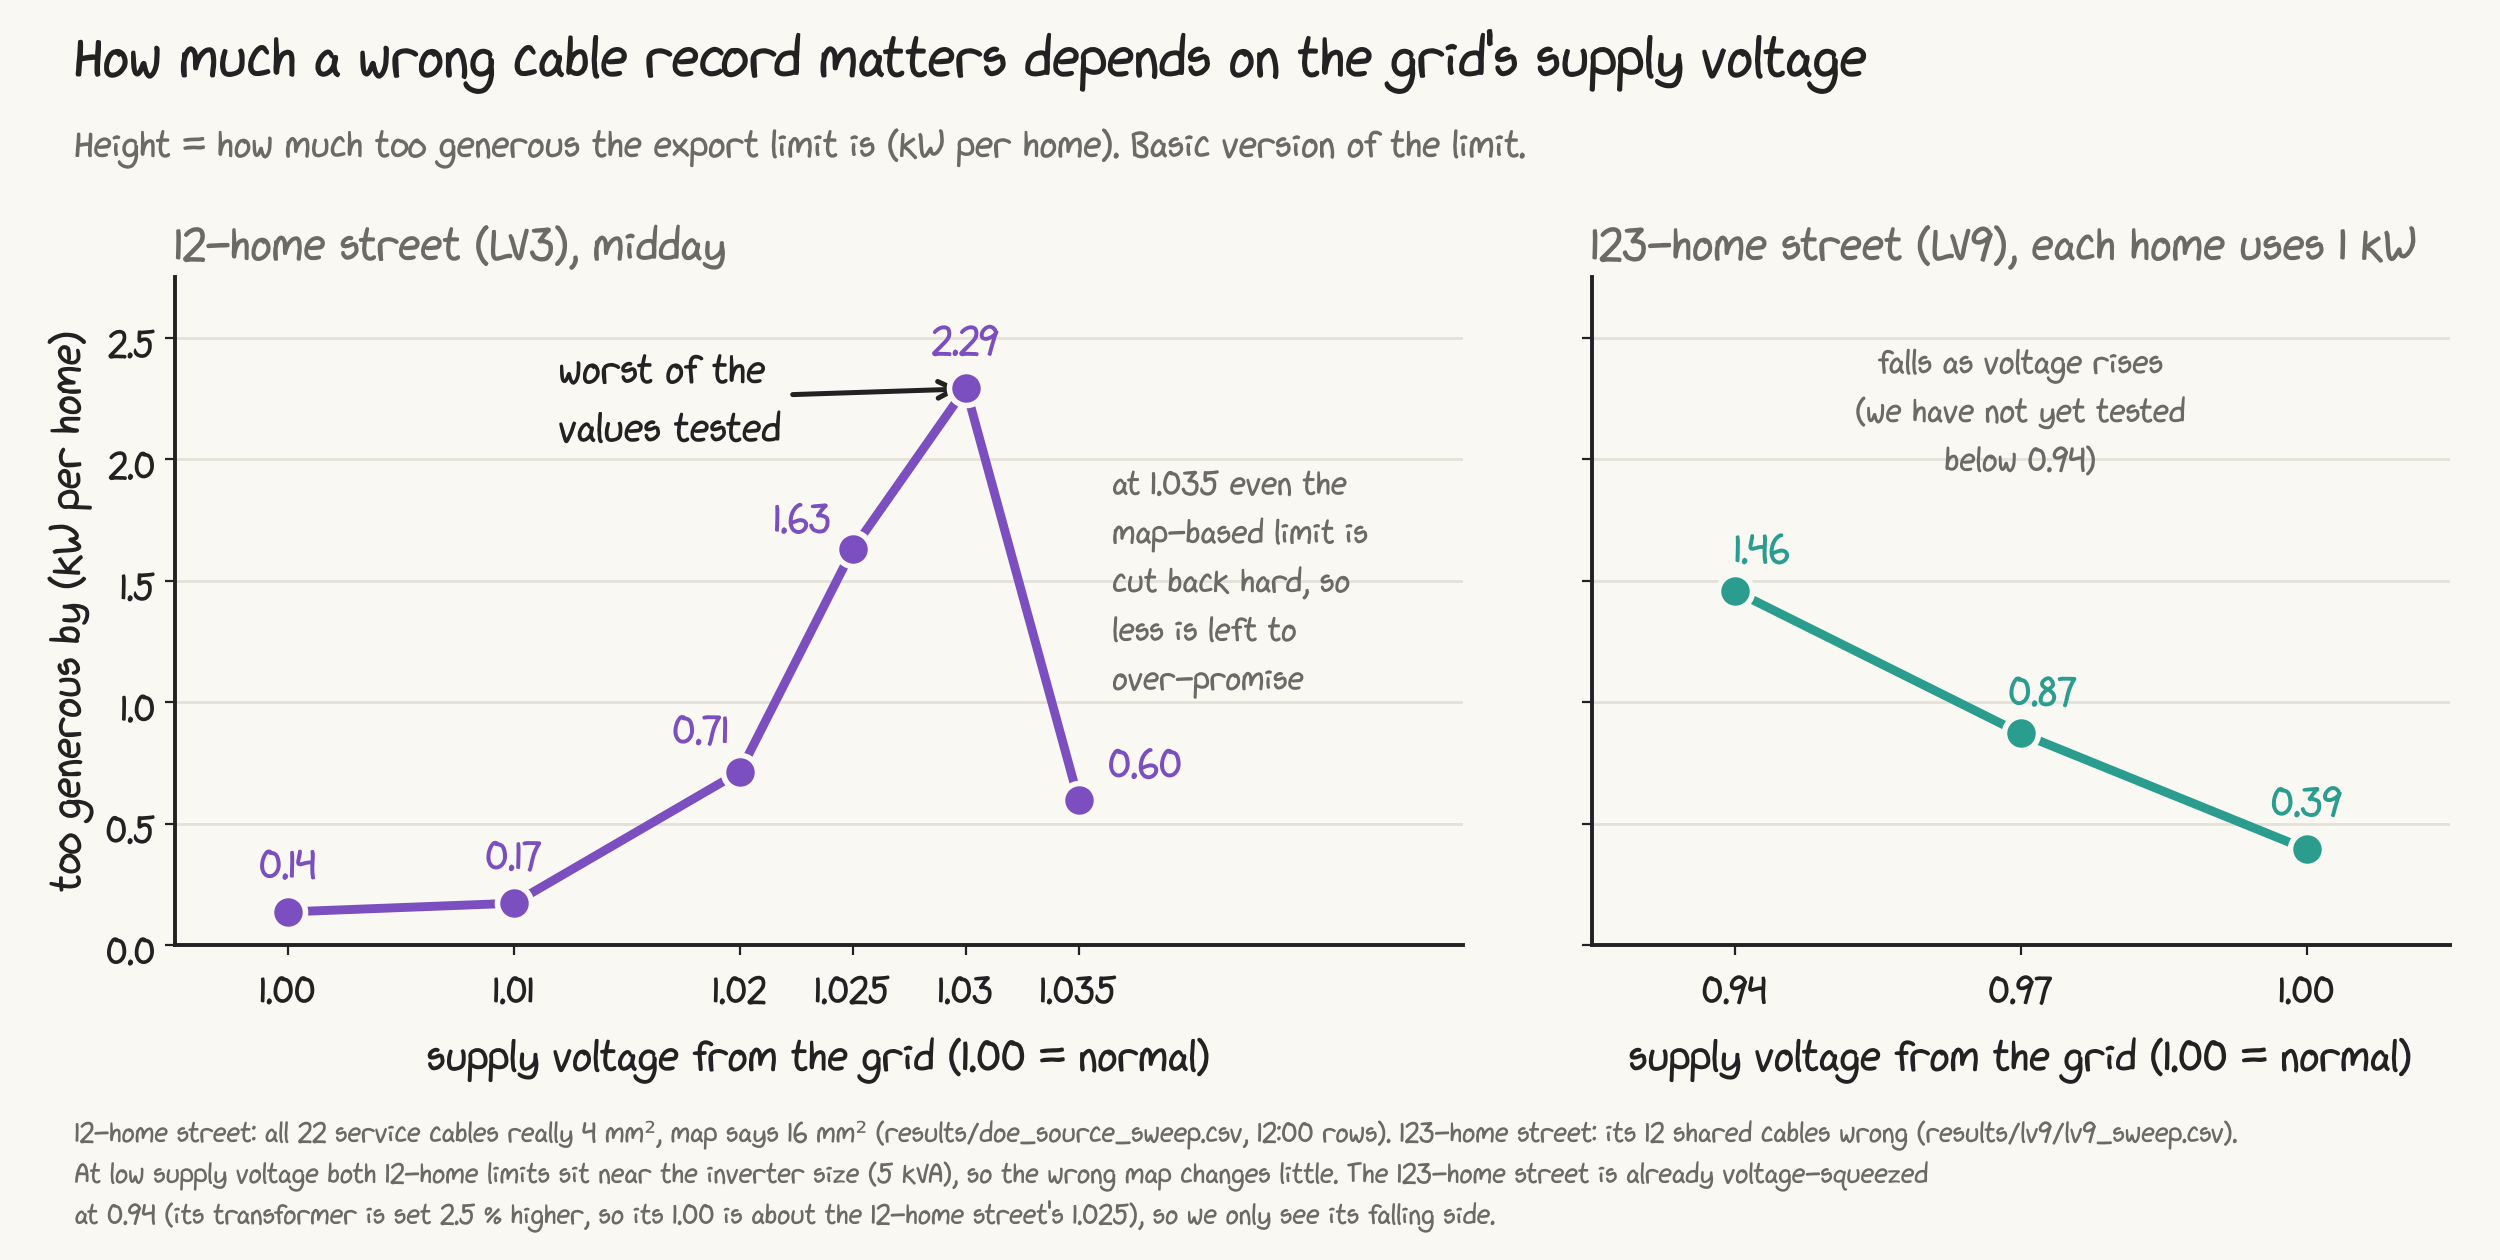

Reproduce this figure in Python.
import matplotlib.pyplot as plt
from style import *
from data import *
setup()
fig, (a1, a2) = plt.subplots(1, 2, figsize=(12.5, 6.3), sharey=True,
                             gridspec_kw={"width_ratios": [1.5, 1], "wspace": 0.12})
fig.suptitle("How much a wrong cable record matters depends on the grid's supply voltage",
             fontsize=21, x=0.03, ha="left", y=0.985)
fig.text(0.03, 0.875, "Height = how much too generous the export limit is (kW per home). Basic version of the limit.",
         fontsize=14, color=MUTED, ha="left")
def panel(ax, xs, ys, col, title, xlabel, offsets):
    ax.plot(xs, ys, color=col, lw=3.2, zorder=3)
    ax.scatter(xs, ys, s=150, color=col, edgecolors=BG, linewidths=2, zorder=4)
    for x, y, (dx, dy) in zip(xs, ys, offsets):
        ax.annotate(f"{y:.2f}", (x, y), xytext=(dx, dy), textcoords="offset points",
                    ha="center", fontsize=15, color=col)
    ax.set_title(title, loc="left", fontsize=17, color=MUTED)
    ax.set_xlabel(xlabel)
    ax.grid(axis="x", visible=False)
panel(a1, LV3_SWEEP_PU, LV3_SWEEP_GAP, LV3_C, "12-home street (LV3), midday",
      "supply voltage from the grid (1.00 = normal)", [(0, 12), (0, 12), (-14, 10), (-18, 6), (0, 12), (24, 8)])
a1.set_xticks(LV3_SWEEP_PU, ["1.00", "1.01", "1.02", "1.025", "1.03", "1.035"])
a1.set_xlim(0.995, 1.052)
a1.annotate("worst of the\nvalues tested", xy=(1.03, 2.29), xytext=(1.012, 2.25), fontsize=15, color=INK,
            arrowprops=dict(arrowstyle="->", color=INK, lw=1.8), va="center")
a1.text(1.0365, 1.5, "at 1.035 even the\nmap-based limit is\ncut back hard, so\nless is left to\nover-promise",
        fontsize=12.5, color=MUTED, ha="left", va="center")
a1.set_ylabel("too generous by (kW per home)")
a1.set_ylim(0, 2.75)
panel(a2, LV9_SWEEP_PU, LV9_SWEEP_GAP, LV9_C, "123-home street (LV9), each home uses 1 kW",
      "supply voltage from the grid (1.00 = normal)", [(10, 10), (8, 10), (0, 12)])
a2.set_xticks(LV9_SWEEP_PU, ["0.94", "0.97", "1.00"])
a2.set_xlim(0.925, 1.015)
a2.text(0.97, 2.2, "falls as voltage rises\n(we have not yet tested\nbelow 0.94)", fontsize=12.5,
        color=MUTED, ha="center", va="center")
fig.text(0.03, 0.02,
         "12-home street: all 22 service cables really 4 mm\u00b2, map says 16 mm\u00b2 (results/doe_source_sweep.csv, 12:00 rows). "
         "123-home street: its 12 shared cables wrong (results/lv9/lv9_sweep.csv).\n"
         "At low supply voltage both 12-home limits sit near the inverter size (5 kVA), so the wrong map changes little. The 123-home street is already voltage-squeezed\n"
         "at 0.94 (its transformer is set 2.5 % higher, so its 1.00 is about the 12-home street's 1.025), so we only see its falling side.", fontsize=10.5, color=MUTED, va="bottom")
fig.subplots_adjust(top=0.78, bottom=0.25, left=0.07, right=0.98)
fig.savefig("fig_key.png", dpi=200)
print("ok")
